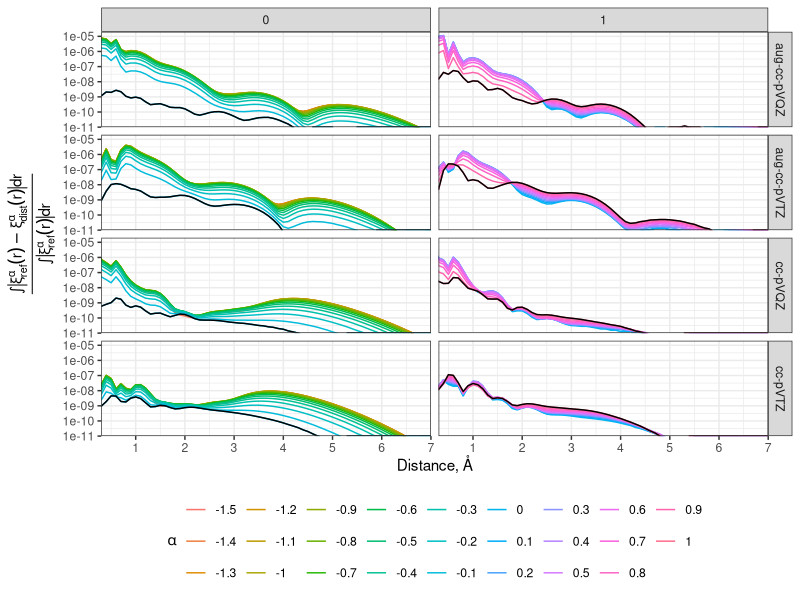
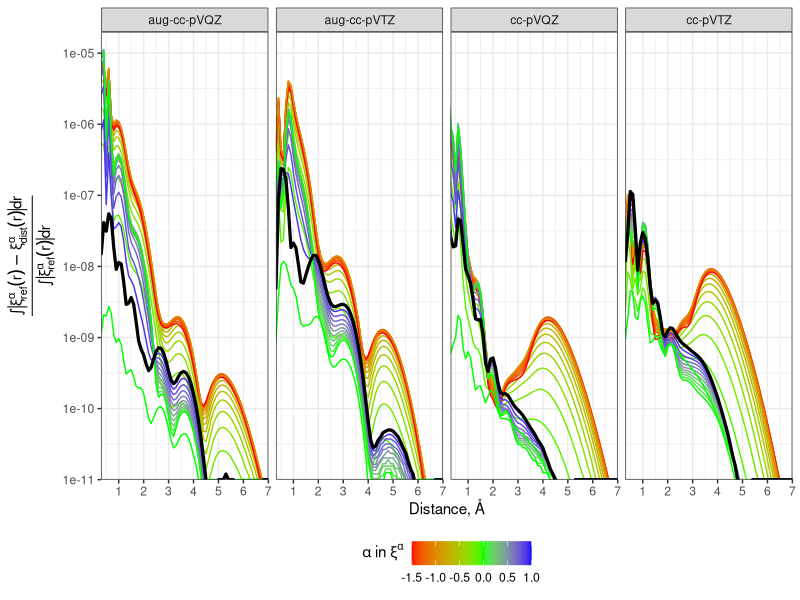

These charts were generated, in order, by the following R code:
#!/usr/bin/env Rscript

library(ggplot2)
library(dplyr)
library(scales)

data <- read.csv("data.csv", sep=";", header=T)
ref <- read.csv("ref.csv", sep=";", header=T) %>%
  rename(Value_ref=Value)

tab <- data %>%
  left_join(ref) %>%
  mutate(div = Value / Value_ref)

p <- tab %>%
  ggplot(aes(x=Distance, y=div, color=as.factor(Alpha))) +
    geom_line() +
    geom_line(data=tab %>% filter(Alpha == P), color="black") +
    facet_grid(Basis~P) +
    scale_x_continuous("Distance, Å", breaks=seq(0,7,1)) +
    scale_y_log10(expression(frac(integral(abs(xi[ref]^alpha*(r)-xi[dist]^alpha*(r))*dr),integral(abs(xi[ref]^alpha*(r))*dr))), breaks=10**seq(-13,6,1)) +
    scale_color_discrete(expression(alpha)) +
    theme_bw() +
    theme(legend.position="bottom") +
    guides(color=guide_legend(nrow=3)) +
    coord_cartesian(xlim=c(0.3,7), ylim=c(1e-11, 2e-5), expand=FALSE)

ggsave("H-BSSE.png", p, units="cm", width=21.0, height=29.7, dpi=1000)

p2 <- tab %>%
  ggplot(aes(x=Distance, y=div, color=Alpha,
             group=paste0(Alpha,P,Basis))) +
    geom_line() +
    geom_line(data=. %>% filter(Alpha == P, P==1), color="black", linewidth=1.1) +
    facet_grid(~Basis) +
    scale_x_continuous("Distance, Å", breaks=seq(0,7,1)) +
    scale_y_log10(expression(frac(integral(abs(xi[ref]^alpha*(r)-xi[dist]^alpha*(r))*dr),integral(abs(xi[ref]^alpha*(r))*dr))), breaks=10**seq(-13,6,1)) +
    scale_color_gradientn(expression(alpha*" in "*xi^alpha), colours=c("red","green","blue"), values=c(rescale(c(-1.5,0,1), to=c(0, 1)))) +
    coord_cartesian(xlim=c(0.3,7), ylim=c(1e-11, 2e-5), expand=FALSE) +
    theme_bw() +
    theme(legend.position="bottom") +
    guides(color = guide_colorbar(title.vjust = 0.9))

ggsave("H-BSSE-2.png", p2, units="cm", width=18, height=10, dpi=2000)
